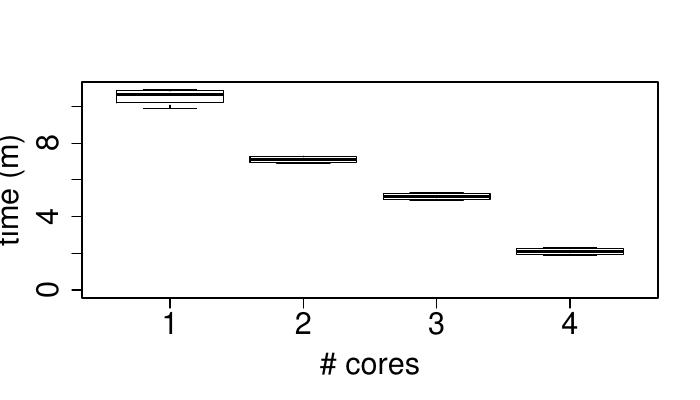

Write R code to recreate this figure.
pdf(file = "scalability.pdf", width = 7, height = 4)

dataframe <- read.csv(file="scalability.data", header=TRUE, sep=",")

boxplot(time~numcores, data=dataframe, ylab="time (m)", xlab="# cores", ylim=c(0,max(dataframe$time)), cex.lab=1.8, cex.axis=1.8)

aux <- dev.off()